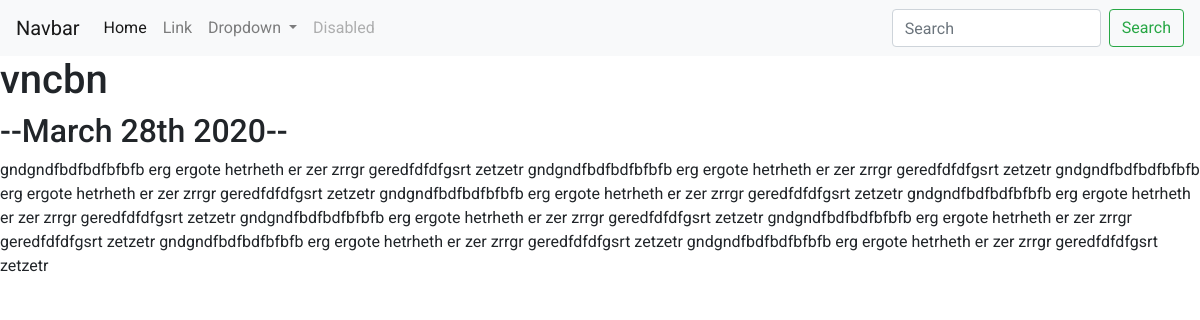
Page /blog/3/ on the committed database.
### blog/models.py (models this page shows, shortened)
class Post(models.Model):
    post_title = models.CharField(max_length=250)
    post_date = models.DateField(default=date.today())
    post_content = models.TextField()

### blog/views.py (the view)
# urls.py: path('<int:blog_id>/', views.detail, name='detail'),
def detail(request, blog_id):
    post = get_object_or_404(Post, pk=blog_id)
    return render(request, 'blog/detail.html', {'post':post})

### templates/blog/detail.html
{%  extends 'base.html' %}
{%  block content %}
    <h1>{{ post.post_title }}</h1>
    <h2>--{{ post.post_date|date:'F jS Y' }}--</h2>
    <p>{{ post.post_content }}</p>
{% endblock %}

### portfolio/static/portfolio/custom.css (style rules this page uses)
body { font-family: Roboto, sans-serif; }

### rows in the picture
Post: post_title "vncbn", post_date "March 28th 2020", post_content "gndgndfbdfbdfbfbfb erg ergote hetrheth er zer zrrgr geredfdfdfgsrt zetzetr gndgndfbdfbdfbfbfb erg ergote hetrheth er zer zrrgr geredfdfdfgsrt zetzetr gndgndfbdfbdfbfbfb erg ergote hetrheth er zer zrrgr geredfdfdfgsrt zetzetr gndgndfbdfbdfbfbfb erg ergote hetrheth er zer zrrgr geredfdfdfgsrt zetzetr gndgndfbdfbdfbfbfb erg ergote hetrheth er zer zrrgr geredfdfdfgsrt zetzetr gndgndfbdfbdfbfbfb erg ergote hetrheth er zer zrrgr geredfdfdfgsrt zetzetr gndgndfbdfbdfbfbfb erg ergote hetrheth er zer zrrgr geredfdfdfgsrt zetzetr gndgndfbdfbdfbfbfb erg ergote hetrheth er zer zrrgr geredfdfdfgsrt zetzetr gndgndfbdfbdfbfbfb erg ergote hetrheth er zer zrrgr geredfdfdfgsrt zetzetr"
